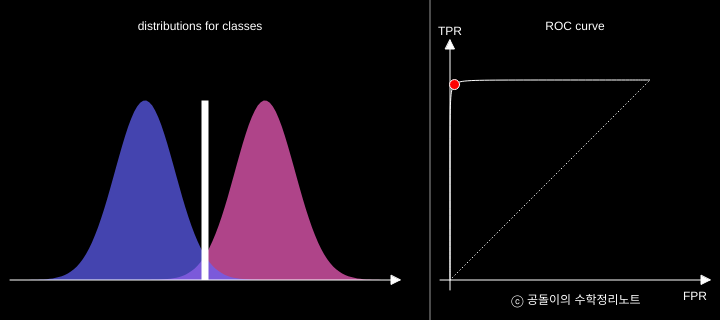
Frame 1 (no input)
Frame 60 (no input): identical to frame 1, image omitted
Frame 120 (the mouse pressed at the canvas centre since frame 60): identical to frame 1, image omitted

The p5.js sketch that drew this single still picture (run headless with seeded random() and noise() and a simulated clock; from frame 60 on, the mouse is pressed at the canvas centre):

// p5.js sketch
// ── sketch.js
var scl
var xx = []
var yy1 = []
var yy2 = []
var mu1 = 2
var mu2
var height_scl_factor = 15
var alpha_val = 175
var mySlider
var newScl = 200

var dragged = false; // 마우스가 dragged 되고 있는가?
var rollover = false; // 마우스가 threshold bar 위에 위치해 있는가?
var bar_center = (400+10)/2
var n_xx = 200

function setup() {
     createCanvas(720, 320); // 위아래로 20씩 여유 pixel 주기. 
     scl = 30;
     xx = linspace(-10,10,n_xx)
     
     // 왼쪽에 고정되어 있는 (mu = 2)인 gaussian distribution 미리 계산
     for(var i = 0; i < xx.length; i++){
          yy1.push(
               gaussian(xx[i], mu1)
          )
     }

     mySlider = createSlider(-3, 3, -2, 0.1)
     mySlider.position(0, height)
}


function draw() {
     background(0);
     // 왼쪽 오른쪽 패널 구분 선 그리기
     stroke(150)
     line(430, 0, 430, height)

     //// 패널 제목 적어주기
     noStroke()
     fill(255)
     textAlign(CENTER)
     // 왼쪽 패널 제목 적어주기
     text('distributions for classes', 200, 30)
     // 오른쪽 패널 제목 적어주기
     
     text('ROC curve', 430+145, 30)

     mu2 = mySlider.value()
     yy2 = [] // clear yy2
     // 왼쪽 패널에서 움직이는 (mu = -2)인 gaussian distribution 계산
     for(var i = 0; i < xx.length; i++){
          yy2.push(
               gaussian(xx[i], mu2)
          )
     }

     // gaussian distribution 두 개 그려주기
     push()
     translate((10+400)/2, height - 40) // 0,0 좌표
     scale(1, -1)

     var my_color = color(255, 100, 200)
     my_color.setAlpha(alpha_val)
     fill(my_color)

     beginShape()
     for(var i = 0; i<xx.length; i++){
          vertex(xx[i] * scl, yy1[i] * scl * height_scl_factor)
     }
     endShape()

     my_color = color(100, 100, 255)
     my_color.setAlpha(alpha_val)
     fill(my_color)

     beginShape()
     for(var i = 0; i<xx.length; i++){
          vertex(xx[i] * scl, yy2[i] * scl * height_scl_factor)
     }
     endShape()
     pop()

     // TPR, FPR 계산
     temp = calc_ROC(mu1, mu2)
     var TPR = temp[0]
     var FPR = temp[1]

     // Threshold bar 그려주기
     push()
     bar_h = max(yy2)
     bar_w = 7
     fill(255)

     if (bar_center > 380){
          bar_center = 380
     }

     if (bar_center < 20){
          bar_center = 20
     }
     translate(bar_center, 0)

     if (dragged){
          bar_center = mouseX
     }

     rect(0-bar_w/2, height-40-bar_h*scl*height_scl_factor, bar_w, bar_h * scl * height_scl_factor)
     pop()

     //// axis 그려주기
     // 왼쪽 panel에 axis 그려주기
     drawArrow(10, height - 40, 400, height - 40)

     // 오른쪽 panel에 axis 그려주기
     drawArrow(440, height - 40, width - 10, height - 40)
     text('FPR', width-25, height - 20) // x축 이름
     drawArrow(440 + 10, height - 30, 440 + 10, 40)
     text('TPR', 440 + 10, 35)
     
     // 오른쪽 패널에 사선 그려주기 (점선)
     push()
     drawingContext.setLineDash([0.5, 3]); // 점선 효과 주기
     stroke(255)
     line(440+10, height -40, 440+10+FPR[FPR.length-1]*newScl, height - 40 - TPR[TPR.length-1]*newScl)
     pop()

     push()
     translate(440+10, height - 40)
     scale(1, -1)
     fill(255, 0, 0)

     beginShape()
     noFill()
     stroke(255)
     for (var i = 0; i<xx.length; i++){
          vertex(FPR[i] * newScl, TPR[i] * newScl)
     }
     endShape()

     fill(255,0, 0)
     var loc = (bar_center - (400+10)/2) / scl
     var TPR_loc = GetZPercent(loc - mu2)
     var FPR_loc = GetZPercent(loc - mu1)

     ellipse(FPR_loc * newScl, TPR_loc * newScl, 10)
     pop()
     //
     text('ⓒ 공돌이의 수학정리노트', width * 0.8, height * 0.95)
     

}

function linspace(stt, end, steps){
     var res = []
     for(i=stt; i<=end; i+=((end-stt)/(steps-1))){
          res.push(
               i
          )
     }
     return res
}

function drawArrow(x1, y1, x2, y2) {
     push();
     // strokeWeight(w);
     stroke(255);
     fill(255);
     line(x1, y1, x2, y2); //draw a line beetween the vertices
     let offset = 10 / 800 * width;
     let angle = atan2(y1 - y2, x1 - x2); //gets the angle of the line
     translate(x2, y2); //translates to the destination vertex
     rotate(angle - HALF_PI); //rotates the arrow point
     triangle(-offset * 0.5, offset, offset * 0.5, offset, 0, 0); //draws the arrow point as a triangle
     pop();
}

function gaussian(x, mu){
     var sigma = 1;
     
     return  1/(sigma * sqrt(2 * PI)) * exp(-1 * (x-mu)**2 / (2 * sigma**2))
}

function calc_ROC(mu1, mu2){
     // sigma = 1이고 mu1, mu2인 정규분포 두 개가 있다고 했을 때
     // 생각하고 있는 모든 xx에 대해 TPR과 FPR 값을 계산해야 함
     var TPR = []
     var FPR = []
     for (var i = 0; i<xx.length; i++){
          TPR.push(
               GetZPercent(xx[i]-mu2)  // sigma = 1이므로 나누기는 생략
               )
          FPR.push(
               GetZPercent(xx[i]-mu1) 
               )
     }

     return [TPR, FPR]
}

function GetZPercent(z) 
  { //출처: https://stackoverflow.com/questions/16194730/seeking-a-statistical-javascript-function-to-return-p-value-from-a-z-score
    //z == number of standard deviations from the mean

    //if z is greater than 6.5 standard deviations from the mean
    //the number of significant digits will be outside of a reasonable 
    //range
    if ( z < -6.5)
      return 0.0;
    if( z > 6.5) 
      return 1.0;

    var factK = 1;
    var sum = 0;
    var term = 1;
    var k = 0;
    var loopStop = Math.exp(-23);
    while(Math.abs(term) > loopStop) 
    {
      term = .3989422804 * Math.pow(-1,k) * Math.pow(z,k) / (2 * k + 1) / Math.pow(2,k) * Math.pow(z,k+1) / factK;
      sum += term;
      k++;
      factK *= k;

    }
    sum += 0.5;

    return sum;
}

function mousePressed(){
     if (
          (mouseX > (-bar_w/2 + bar_center)) & (mouseX < (bar_w + bar_center)) 
               & (mouseY < (height - 40)) & (mouseY > (height-40-bar_h*scl*height_scl_factor))
          ){
          dragged = true
     }
}

function mouseReleased(){
     dragged = false
}
